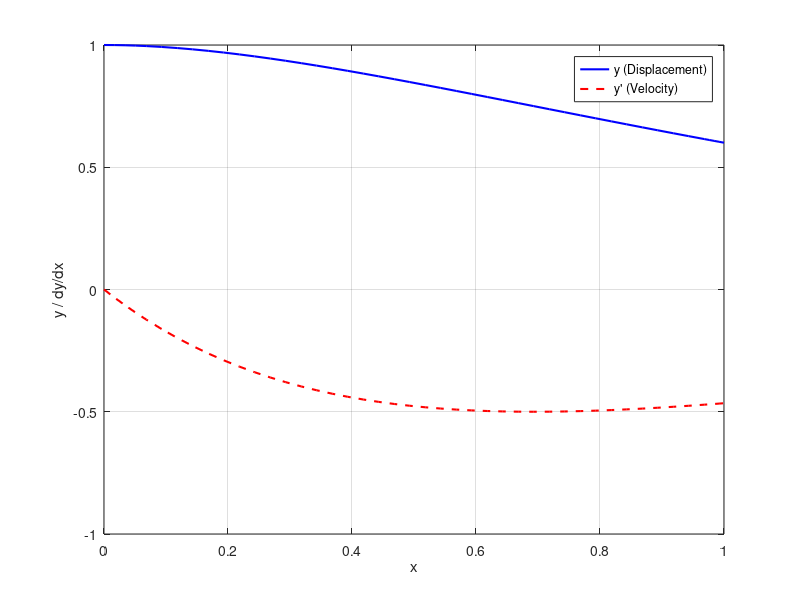

MATLAB code for this plot:
clc; clear;

f = @(x, Y) [Y(2); -3*Y(2) - 2*Y(1)];

[x, Y_out] = ode45(f, [0 1], [1; 0]); 

figure;
plot(x, Y_out(:,1), 'b-', 'LineWidth', 1.5);
hold on;
plot(x, Y_out(:,2), 'r--', 'LineWidth', 1.5);
hold off;

xlabel('x');
ylabel('y / dy/dx');
legend('y (Displacement)', 'y'' (Velocity)');
grid on;
